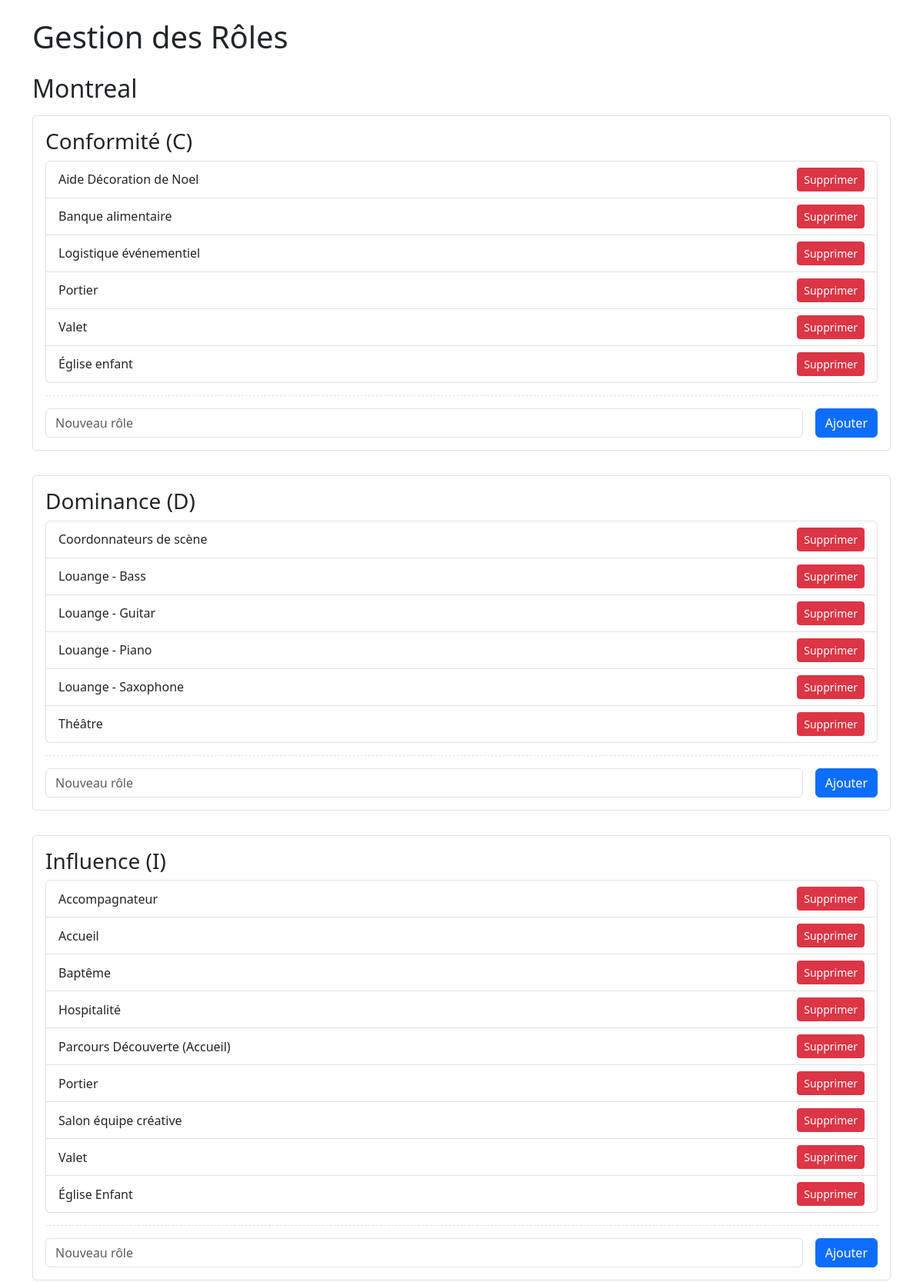
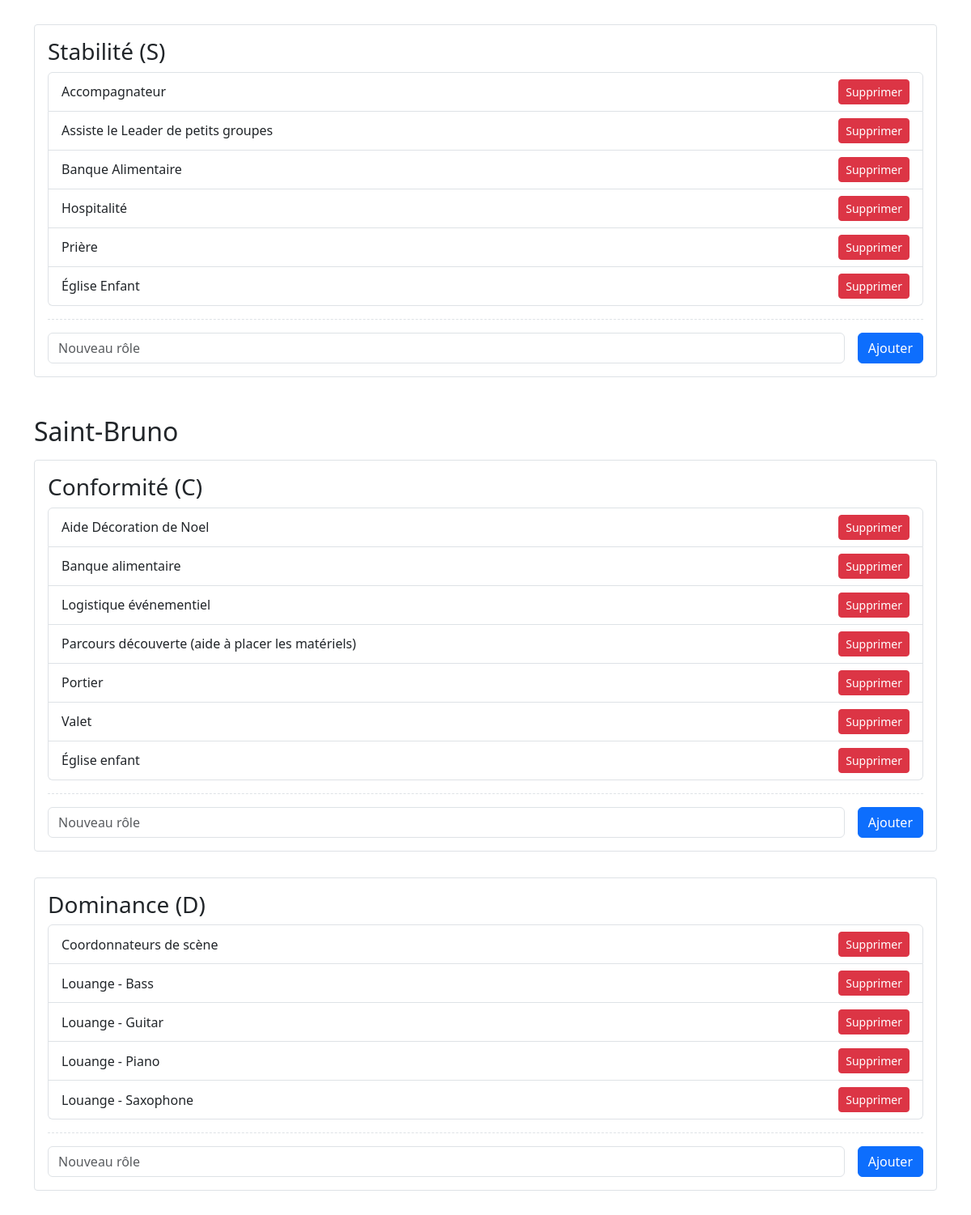
/admin (signed in, upper part), run on the app's committed database (2 pictures, top to bottom).
### tables this page shows
CREATE TABLE regions (
    id INTEGER PRIMARY KEY AUTOINCREMENT,
    nom TEXT NOT NULL
);

CREATE TABLE traits (
    id INTEGER PRIMARY KEY AUTOINCREMENT,
    code TEXT NOT NULL,
    description TEXT NOT NULL
);

CREATE TABLE roles (
    id INTEGER PRIMARY KEY AUTOINCREMENT,
    nom TEXT NOT NULL,
    region_id INTEGER NOT NULL,
    trait_id INTEGER NOT NULL,
    FOREIGN KEY (region_id) REFERENCES regions(id),
    FOREIGN KEY (trait_id) REFERENCES traits(id)
);

### app.py (the view)
@app.route('/admin', methods=['GET'])
def admin():
    if not session.get('logged_in'):
        return render_template('admin.html')
    all_roles = db.get_all_roles()
    regions = db.get_regions()
    traits = db.get_traits()
    roles_by_region = []
    for region in regions:
        region_data = {
            'id': region['id'],
            'name': region['nom'],
            'traits': []
        }
        for trait in traits:
            trait_roles = [
                role for role in all_roles
                if role['region'] == region['nom'] and role['trait'] == trait['code']
            ]
            trait_data = {
                'id': trait['id'],
                'code': trait['code'],
                'description': trait['description'],
                'roles': trait_roles
            }
            region_data['traits'].append(trait_data)
        roles_by_region.append(region_data)
    return render_template('admin.html', roles_by_region=roles_by_region)

### db/databse.py (called while the page is built)
    def get_connection(self):
        connection = sqlite3.connect(self.db_path)
        connection.row_factory = sqlite3.Row
        return connection

    def get_all_roles(self):
        connection = self.get_connection()
        try:
            cursor = connection.cursor()
            cursor.execute("""
                SELECT r.id, r.nom, reg.nom as region, t.code as trait, t.description as trait_description
                FROM roles r
                JOIN regions reg ON r.region_id = reg.id
                JOIN traits t ON r.trait_id = t.id
                ORDER BY reg.nom, t.code, r.nom
            """)
            return cursor.fetchall()
        finally:
            connection.close()

    def get_regions(self):
        connection = self.get_connection()
        try:
            cursor = connection.cursor()
            cursor.execute("SELECT * FROM regions ORDER BY nom")
            return cursor.fetchall()
        finally:
            connection.close()

    def get_traits(self):
        connection = self.get_connection()
        try:
            cursor = connection.cursor()
            cursor.execute("SELECT * FROM traits ORDER BY code")
            return cursor.fetchall()
        finally:
            connection.close()

### templates/admin.html (shortened to what this page needs)
<!DOCTYPE html>
<html lang="fr">
<head>
    <link href="https://cdn.jsdelivr.net/npm/bootstrap@5.3.0/dist/css/bootstrap.min.css" rel="stylesheet">
</head>
<body>
    {% if not session.get('logged_in') %}
        {% include 'admin/login.html' %}
    {% else %}
        {% include 'admin/roles.html' %}
    {% endif %}
</body>
</html>

### templates/admin/roles.html (shortened to what this page needs)
{% extends "admin/base_admin.html" %}
{% block styles %}
<link href="{{ url_for('static', filename='css/admin.css') }}" rel="stylesheet">
{% endblock %}
{% block content %}
<div class="container mt-4">
    <h1 class="mb-4">Gestion des Rôles</h1>
    {% for region in roles_by_region %}
    <div class="region-section">
        <h2 class="mb-3">{{ region.name }}</h2>
        {% for trait in region.traits %}
        <div class="trait-section">
            <h3>{{ trait.description }} ({{ trait.code }})</h3>
            <div class="list-group">
                {% for role in trait.roles %}
                <div class="list-group-item d-flex justify-content-between align-items-center">
                    {{ role.nom }}
                    <form method="POST" action="{{ url_for('delete_role') }}" class="d-inline" onsubmit="return confirm('Êtes-vous sûr de vouloir supprimer ce rôle?');">
                        <button type="submit" class="btn btn-danger btn-sm">Supprimer</button>
                    </form>
                </div>
                {% endfor %}
            </div>
            <div class="add-role-form">
                <form method="POST" action="{{ url_for('add_role') }}" class="row g-3">
                    <div class="col-auto flex-grow-1">
                        <input type="text" class="form-control" name="role_name" placeholder="Nouveau rôle" required>
                    </div>
                    <div class="col-auto">
                        <button type="submit" class="btn btn-primary">Ajouter</button>
                    </div>
                </form>
            </div>
        </div>
        {% endfor %}
    </div>
    {% endfor %}
</div>
{% endblock %}

### templates/admin/base_admin.html (shortened to what this page needs)
<!DOCTYPE html>
<html lang="fr">
<head>
    <link href="https://cdn.jsdelivr.net/npm/bootstrap@5.3.0/dist/css/bootstrap.min.css" rel="stylesheet">
    {% block styles %}{% endblock %}
</head>
<body>
    {% block content %}{% endblock %}
</body>
</html>

### static/css/admin.css (style rules this page uses)
.trait-section { margin-bottom: 2rem; padding: 1rem; border: 1px solid #dee2e6; border-radius: 0.25rem; }
.region-section { margin-bottom: 3rem; }
.add-role-form { margin-top: 1rem; padding-top: 1rem; border-top: 1px dashed #dee2e6; }

### templates/admin.html (style rules this page uses)
.trait-section { margin-bottom: 2rem; padding: 1rem; border: 1px solid #dee2e6; border-radius: 0.25rem; }
.region-section { margin-bottom: 3rem; }
.add-role-form { margin-top: 1rem; padding-top: 1rem; border-top: 1px dashed #dee2e6; }

### data on the page
regions: name "Montreal"
traits: description "Conformité", code "C"
roles: nom "Aide Décoration de Noel"
roles: nom "Banque alimentaire"
roles: nom "Logistique événementiel"
roles: nom "Portier"
roles: nom "Valet"
roles: nom "Église enfant"
traits: description "Dominance", code "D"
roles: nom "Coordonnateurs de scène"
roles: nom "Louange - Bass"
roles: nom "Louange - Guitar"
roles: nom "Louange - Piano"
roles: nom "Louange - Saxophone"
roles: nom "Théâtre"
traits: description "Influence", code "I"
roles: nom "Accompagnateur"
roles: nom "Accueil"
roles: nom "Baptême"
roles: nom "Hospitalité"
roles: nom "Parcours Découverte (Accueil)"
roles: nom "Portier"
roles: nom "Salon équipe créative"
roles: nom "Valet"
roles: nom "Église Enfant"
traits: description "Stabilité", code "S"
roles: nom "Accompagnateur"
roles: nom "Assiste le Leader de petits groupes"
roles: nom "Banque Alimentaire"
roles: nom "Hospitalité"
roles: nom "Prière"
roles: nom "Église Enfant"
regions: name "Saint-Bruno"
roles: nom "Aide Décoration de Noel"
roles: nom "Banque alimentaire"
roles: nom "Logistique événementiel"
roles: nom "Parcours découverte (aide à placer les matériels)"
roles: nom "Portier"
roles: nom "Valet"
roles: nom "Église enfant"
roles: nom "Coordonnateurs de scène"
roles: nom "Louange - Bass"
roles: nom "Louange - Guitar"
roles: nom "Louange - Piano"
roles: nom "Louange - Saxophone"
